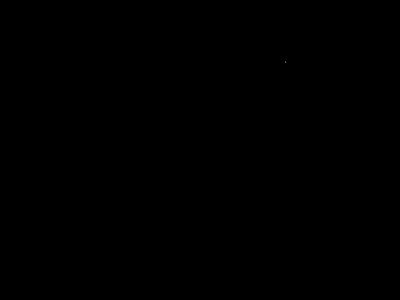
Frame 1 (no input)
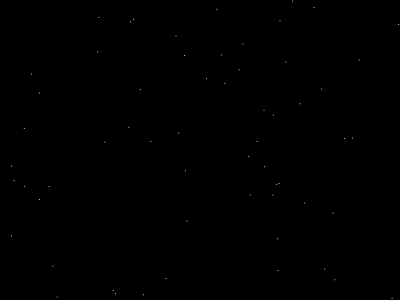
Frame 60 (no input)
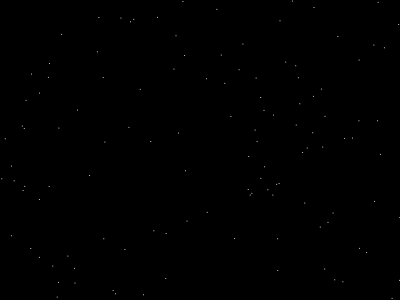
Frame 120 (the mouse pressed at the canvas centre since frame 60)

The p5.js sketch that drew these frames (run headless with seeded random() and noise() and a simulated clock; from frame 60 on, the mouse is pressed at the canvas centre):

// p5.js sketch
// ── sketch.js
function setup() {
    // put setup code here
    createCanvas(400, 300);
    background(0);
}
function draw() {
    // put drawing code here
    stroke(255);
    x = random(0, width);
    y = random(0, height);
    point(x, y);
}
